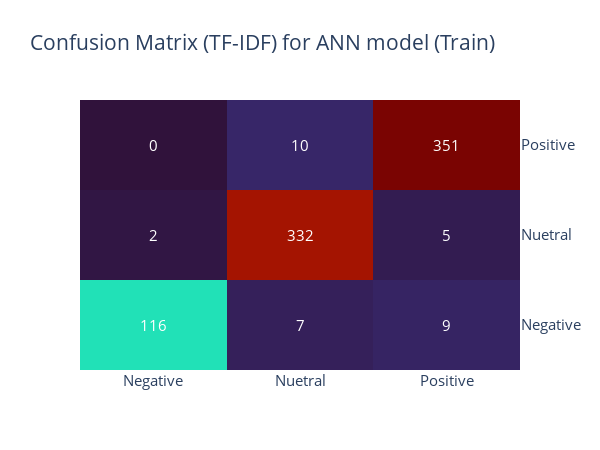

Notebook code for this chart:
### Code cell
cm = confusion_matrix(y_train_TFIDF, y_pred_TFIDF_train)

fig = ff.create_annotated_heatmap(cm, x=labels, y=labels, colorscale='Turbo')
fig.update_layout(font=dict(size=15))
fig.update_xaxes(side="bottom")
fig.update_yaxes(side="right")
fig.update_layout(width=600, height=450)
fig.update_layout(title_text="Confusion Matrix (TF-IDF) for ANN model (Train)")

fig.show()

### Figure 1 — Plotly figure (JSON) as saved in the notebook; plotly's stock layout.template omitted (floating-point values rounded to 4 significant figures)
{"data": [{"colorscale": [[0, "#30123b"], [0.07143, "#4145ab"], [0.1429, "#4675ed"], [0.2143, "#39a2fc"], [0.2857, "#1bcfd4"], [0.3571, "#24eca6"], [0.4286, "#61fc6c"], [0.5, "#a4fc3b"], [0.5714, "#d1e834"], [0.6429, "#f3c63a"], [0.7143, "#fe9b2d"], [0.7857, "#f36315"], [0.8571, "#d93806"], [0.9286, "#b11901"], [1, "#7a0402"]], "reversescale": false, "showscale": false, "type": "heatmap", "x": ["Negative", "Nuetral", "Positive"], "y": ["Negative", "Nuetral", "Positive"], "z": [[116, 7, 9], [2, 332, 5], [0, 10, 351]]}], "layout": {"annotations": [{"font": {"color": "#FFFFFF"}, "showarrow": false, "text": "116", "x": "Negative", "xref": "x", "y": "Negative", "yref": "y"}, {"font": {"color": "#FFFFFF"}, "showarrow": false, "text": "7", "x": "Nuetral", "xref": "x", "y": "Negative", "yref": "y"}, {"font": {"color": "#FFFFFF"}, "showarrow": false, "text": "9", "x": "Positive", "xref": "x", "y": "Negative", "yref": "y"}, {"font": {"color": "#FFFFFF"}, "showarrow": false, "text": "2", "x": "Negative", "xref": "x", "y": "Nuetral", "yref": "y"}, {"font": {"color": "#FFFFFF"}, "showarrow": false, "text": "332", "x": "Nuetral", "xref": "x", "y": "Nuetral", "yref": "y"}, {"font": {"color": "#FFFFFF"}, "showarrow": false, "text": "5", "x": "Positive", "xref": "x", "y": "Nuetral", "yref": "y"}, {"font": {"color": "#FFFFFF"}, "showarrow": false, "text": "0", "x": "Negative", "xref": "x", "y": "Positive", "yref": "y"}, {"font": {"color": "#FFFFFF"}, "showarrow": false, "text": "10", "x": "Nuetral", "xref": "x", "y": "Positive", "yref": "y"}, {"font": {"color": "#FFFFFF"}, "showarrow": false, "text": "351", "x": "Positive", "xref": "x", "y": "Positive", "yref": "y"}], "font": {"size": 15}, "height": 450, "title": {"text": "Confusion Matrix (TF-IDF) for ANN model (Train)"}, "width": 600, "xaxis": {"dtick": 1, "gridcolor": "rgb(0, 0, 0)", "side": "bottom", "ticks": ""}, "yaxis": {"dtick": 1, "side": "right", "ticks": "", "ticksuffix": "  "}}}
